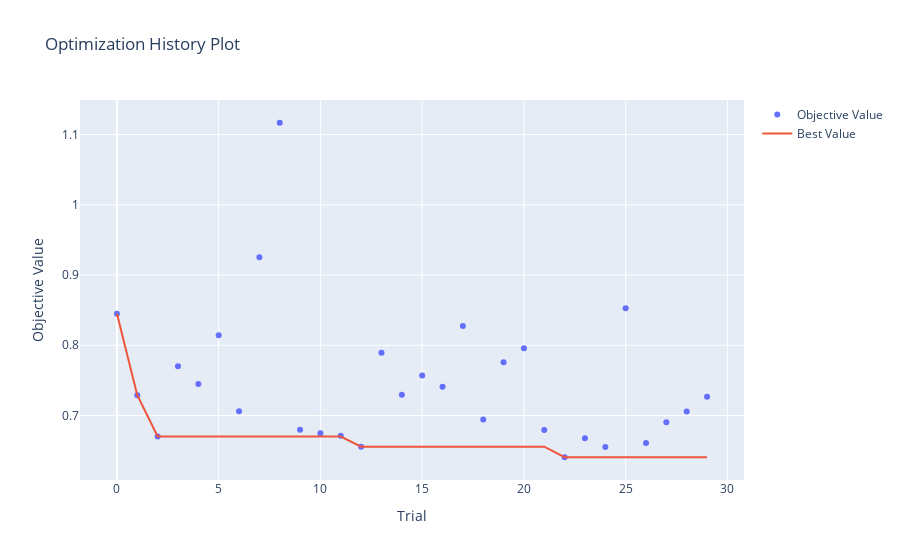

Notebook code cell kept with this figure:
### Code cell
# 하이퍼파라미터 최적화 과정을 확인
optuna.visualization.plot_optimization_history(study_lgbm)

### Figure 1 — Plotly figure (JSON) as saved in the notebook; plotly's stock layout.template omitted (floating-point values rounded to 4 significant figures)
{"data": [{"mode": "markers", "name": "Objective Value", "type": "scatter", "x": [0, 1, 2, 3, 4, 5, 6, 7, 8, 9, 10, 11, 12, 13, 14, 15, 16, 17, 18, 19, 20, 21, 22, 23, 24, 25, 26, 27, 28, 29], "y": [0.8448, 0.7289, 0.67, 0.7702, 0.7449, 0.8142, 0.7062, 0.9252, 1.117, 0.6798, 0.6746, 0.6712, 0.6556, 0.7895, 0.7296, 0.7568, 0.741, 0.8274, 0.6942, 0.7758, 0.7959, 0.6792, 0.6405, 0.6674, 0.6551, 0.8526, 0.6608, 0.6904, 0.7056, 0.7267]}, {"mode": "lines", "name": "Best Value", "type": "scatter", "x": [0, 1, 2, 3, 4, 5, 6, 7, 8, 9, 10, 11, 12, 13, 14, 15, 16, 17, 18, 19, 20, 21, 22, 23, 24, 25, 26, 27, 28, 29], "y": [0.8448, 0.7289, 0.67, 0.67, 0.67, 0.67, 0.67, 0.67, 0.67, 0.67, 0.67, 0.67, 0.6556, 0.6556, 0.6556, 0.6556, 0.6556, 0.6556, 0.6556, 0.6556, 0.6556, 0.6556, 0.6405, 0.6405, 0.6405, 0.6405, 0.6405, 0.6405, 0.6405, 0.6405]}, {"marker": {"color": "#cccccc"}, "mode": "markers", "name": "Infeasible Trial", "showlegend": false, "type": "scatter", "x": [], "y": []}], "layout": {"title": {"text": "Optimization History Plot"}, "xaxis": {"title": {"text": "Trial"}}, "yaxis": {"title": {"text": "Objective Value"}}}}
